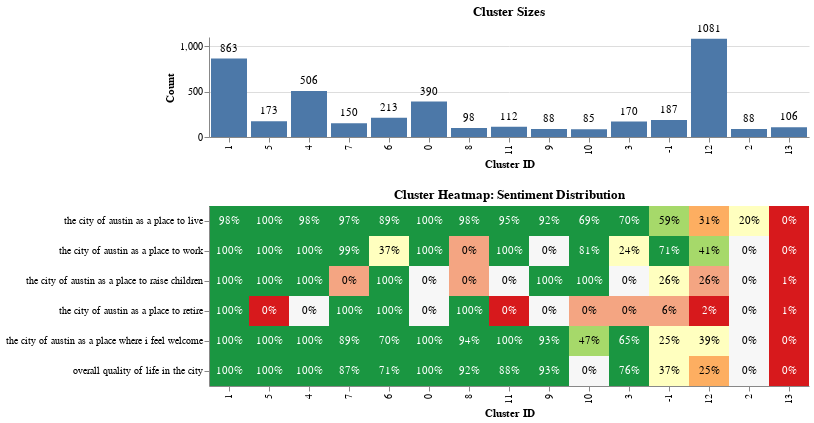

This figure's notebook cell:
### Code cell
cluster_heatmap_plot(dfq2, x="question_cluster_id", y = likert_columns_with_prefix)

### Figure 1 — Vega-Lite specification as saved in the notebook (floating-point values rounded to 4 significant figures)
{"config": {"view": {"continuousWidth": 300, "continuousHeight": 300, "strokeWidth": 0}, "axis": {"labelLimit": 350}}, "vconcat": [{"layer": [{"mark": {"type": "bar"}, "encoding": {"tooltip": [{"field": "question_cluster_id", "title": "Cluster ID", "type": "ordinal"}, {"field": "count", "title": "Count", "type": "quantitative"}], "x": {"field": "question_cluster_id", "sort": [1.0, 5.0, 4.0, 7.0, 6.0, 0.0, 8.0, 11.0, 9.0, 10.0, 3.0, -1.0, 12.0, 2.0, 13.0], "title": "Cluster ID", "type": "ordinal"}, "y": {"field": "count", "title": "Count", "type": "quantitative"}}, "title": "Cluster Sizes"}, {"mark": {"type": "text", "align": "center", "baseline": "bottom", "dy": -5}, "encoding": {"text": {"field": "count", "type": "quantitative"}, "tooltip": [{"field": "question_cluster_id", "title": "Cluster ID", "type": "ordinal"}, {"field": "count", "title": "Count", "type": "quantitative"}], "x": {"field": "question_cluster_id", "sort": [1.0, 5.0, 4.0, 7.0, 6.0, 0.0, 8.0, 11.0, 9.0, 10.0, 3.0, -1.0, 12.0, 2.0, 13.0], "title": "Cluster ID", "type": "ordinal"}, "y": {"field": "count", "title": "Count", "type": "quantitative"}}, "title": "Cluster Sizes"}], "data": {"name": "data-33ea65c33376a9705a47961cf37358df"}, "height": 100, "width": 600}, {"layer": [{"mark": {"type": "rect"}, "encoding": {"color": {"field": "background_color", "scale": null, "type": "nominal"}, "tooltip": [{"field": "question_cluster_id", "title": "Cluster ID", "type": "ordinal"}, {"field": "question", "title": "Question", "type": "ordinal"}, {"field": "percent_positive", "format": ".2%", "title": "% Positive", "type": "quantitative"}, {"field": "percent_negative", "format": ".2%", "title": "% Negative", "type": "quantitative"}, {"field": "percent_neutral", "format": ".2%", "title": "% Neutral", "type": "quantitative"}], "x": {"field": "question_cluster_id", "sort": [1.0, 5.0, 4.0, 7.0, 6.0, 0.0, 8.0, 11.0, 9.0, 10.0, 3.0, -1.0, 12.0, 2.0, 13.0], "title": "Cluster ID", "type": "ordinal"}, "y": {"field": "wrapped_question", "sort": [" the city of austin as a place to live", " the city of austin as a place to work", " the city of austin as a place to raise children", " the city of austin as a place to retire", " the city of austin as a place where i feel welcome", " overall quality of life in the city"], "title": null, "type": "ordinal"}}, "title": "Cluster Heatmap: Sentiment Distribution"}, {"mark": {"type": "text", "baseline": "middle"}, "encoding": {"color": {"field": "text_color", "scale": null, "type": "nominal"}, "text": {"field": "percent_positive", "format": ".0%", "type": "quantitative"}, "tooltip": [{"field": "question_cluster_id", "title": "Cluster ID", "type": "ordinal"}, {"field": "question", "title": "Question", "type": "ordinal"}, {"field": "percent_positive", "format": ".2%", "title": "% Positive", "type": "quantitative"}, {"field": "percent_negative", "format": ".2%", "title": "% Negative", "type": "quantitative"}, {"field": "percent_neutral", "format": ".2%", "title": "% Neutral", "type": "quantitative"}], "x": {"field": "question_cluster_id", "sort": [1.0, 5.0, 4.0, 7.0, 6.0, 0.0, 8.0, 11.0, 9.0, 10.0, 3.0, -1.0, 12.0, 2.0, 13.0], "title": "Cluster ID", "type": "ordinal"}, "y": {"field": "wrapped_question", "sort": [" the city of austin as a place to live", " the city of austin as a place to work", " the city of austin as a place to raise children", " the city of austin as a place to retire", " the city of austin as a place where i feel welcome", " overall quality of life in the city"], "title": null, "type": "ordinal"}}, "title": "Cluster Heatmap: Sentiment Distribution"}], "data": {"name": "data-ff48fb17da900f0212ae6219de25c4d0"}, "height": 180, "width": 600}], "$schema": "https://vega.github.io/schema/vega-lite/v5.20.1.json", "datasets": {"data-33ea65c33376a9705a47961cf37358df": [{"question_cluster_id": 1.0, "count": 863}, {"question_cluster_id": 5.0, "count": 173}, {"question_cluster_id": 4.0, "count": 506}, {"question_cluster_id": 7.0, "count": 150}, {"question_cluster_id": 6.0, "count": 213}, {"question_cluster_id": 0.0, "count": 390}, {"question_cluster_id": 8.0, "count": 98}, {"question_cluster_id": 11.0, "count": 112}, {"question_cluster_id": 9.0, "count": 88}, {"question_cluster_id": 10.0, "count": 85}, {"question_cluster_id": 3.0, "count": 170}, {"question_cluster_id": -1.0, "count": 187}, {"question_cluster_id": 12.0, "count": 1081}, {"question_cluster_id": 2.0, "count": 88}, {"question_cluster_id": 13.0, "count": 106}], "data-ff48fb17da900f0212ae6219de25c4d0": [{"question_cluster_id": -1.0, "question": " the city of austin as a place to live", "percent_positive": 0.5882, "percent_negative": 0.02674, "percent_neutral": 0.385, "wrapped_question": " the city of austin as a place to live", "background_color": "#a6d96a", "text_color": "black"}, {"question_cluster_id": 0.0, "question": " the city of austin as a place to live", "percent_positive": 1.0, "percent_negative": 0.0, "percent_neutral": 0.0, "wrapped_question": " the city of austin as a place to live", "background_color": "#1a9641", "text_color": "white"}, {"question_cluster_id": 1.0, "question": " the city of austin as a place to live", "percent_positive": 0.9826, "percent_negative": 0.002317, "percent_neutral": 0.01506, "wrapped_question": " the city of austin as a place to live", "background_color": "#1a9641", "text_color": "white"}, {"question_cluster_id": 2.0, "question": " the city of austin as a place to live", "percent_positive": 0.2045, "percent_negative": 0.0, "percent_neutral": 0.7955, "wrapped_question": " the city of austin as a place to live", "background_color": "#ffffbf", "text_color": "black"}, {"question_cluster_id": 3.0, "question": " the city of austin as a place to live", "percent_positive": 0.7, "percent_negative": 0.0, "percent_neutral": 0.3, "wrapped_question": " the city of austin as a place to live", "background_color": "#1a9641", "text_color": "white"}, {"question_cluster_id": 4.0, "question": " the city of austin as a place to live", "percent_positive": 0.9822, "percent_negative": 0.0, "percent_neutral": 0.01779, "wrapped_question": " the city of austin as a place to live", "background_color": "#1a9641", "text_color": "white"}, {"question_cluster_id": 5.0, "question": " the city of austin as a place to live", "percent_positive": 1.0, "percent_negative": 0.0, "percent_neutral": 0.0, "wrapped_question": " the city of austin as a place to live", "background_color": "#1a9641", "text_color": "white"}, {"question_cluster_id": 6.0, "question": " the city of austin as a place to live", "percent_positive": 0.892, "percent_negative": 0.00939, "percent_neutral": 0.09859, "wrapped_question": " the city of austin as a place to live", "background_color": "#1a9641", "text_color": "white"}, {"question_cluster_id": 7.0, "question": " the city of austin as a place to live", "percent_positive": 0.9667, "percent_negative": 0.0, "percent_neutral": 0.03333, "wrapped_question": " the city of austin as a place to live", "background_color": "#1a9641", "text_color": "white"}, {"question_cluster_id": 8.0, "question": " the city of austin as a place to live", "percent_positive": 0.9796, "percent_negative": 0.0, "percent_neutral": 0.02041, "wrapped_question": " the city of austin as a place to live", "background_color": "#1a9641", "text_color": "white"}, {"question_cluster_id": 9.0, "question": " the city of austin as a place to live", "percent_positive": 0.9205, "percent_negative": 0.0, "percent_neutral": 0.07955, "wrapped_question": " the city of austin as a place to live", "background_color": "#1a9641", "text_color": "white"}, {"question_cluster_id": 10.0, "question": " the city of austin as a place to live", "percent_positive": 0.6941, "percent_negative": 0.0, "percent_neutral": 0.3059, "wrapped_question": " the city of austin as a place to live", "background_color": "#1a9641", "text_color": "white"}, {"question_cluster_id": 11.0, "question": " the city of austin as a place to live", "percent_positive": 0.9464, "percent_negative": 0.0, "percent_neutral": 0.05357, "wrapped_question": " the city of austin as a place to live", "background_color": "#1a9641", "text_color": "white"}, {"question_cluster_id": 12.0, "question": " the city of austin as a place to live", "percent_positive": 0.3127, "percent_negative": 0.4533, "percent_neutral": 0.234, "wrapped_question": " the city of austin as a place to live", "background_color": "#fdae61", "text_color": "black"}, {"question_cluster_id": 13.0, "question": " the city of austin as a place to live", "percent_positive": 0.0, "percent_negative": 0.9623, "percent_neutral": 0.03774, "wrapped_question": " the city of austin as a place to live", "background_color": "#d7191c", "text_color": "white"}, {"question_cluster_id": -1.0, "question": " the city of austin as a place to work", "percent_positive": 0.7112, "percent_negative": 0.1016, "percent_neutral": 0.1872, "wrapped_question": " the city of austin as a place to work", "background_color": "#1a9641", "text_color": "white"}, {"question_cluster_id": 0.0, "question": " the city of austin as a place to work", "percent_positive": 1.0, "percent_negative": 0.0, "percent_neutral": 0.0, "wrapped_question": " the city of austin as a place to work", "background_color": "#1a9641", "text_color": "white"}, {"question_cluster_id": 1.0, "question": " the city of austin as a place to work", "percent_positive": 1.0, "percent_negative": 0.0, "percent_neutral": 0.0, "wrapped_question": " the city of austin as a place to work", "background_color": "#1a9641", "text_color": "white"}, {"question_cluster_id": 2.0, "question": " the city of austin as a place to work", "percent_positive": 0.0, "percent_negative": 0.0, "percent_neutral": 1.0, "wrapped_question": " the city of austin as a place to work", "background_color": "#f7f7f7", "text_color": "black"}, {"question_cluster_id": 3.0, "question": " the city of austin as a place to work", "percent_positive": 0.2353, "percent_negative": 0.0, "percent_neutral": 0.7647, "wrapped_question": " the city of austin as a place to work", "background_color": "#ffffbf", "text_color": "black"}, {"question_cluster_id": 4.0, "question": " the city of austin as a place to work", "percent_positive": 1.0, "percent_negative": 0.0, "percent_neutral": 0.0, "wrapped_question": " the city of austin as a place to work", "background_color": "#1a9641", "text_color": "white"}, {"question_cluster_id": 5.0, "question": " the city of austin as a place to work", "percent_positive": 1.0, "percent_negative": 0.0, "percent_neutral": 0.0, "wrapped_question": " the city of austin as a place to work", "background_color": "#1a9641", "text_color": "white"}, {"question_cluster_id": 6.0, "question": " the city of austin as a place to work", "percent_positive": 0.3662, "percent_negative": 0.05164, "percent_neutral": 0.5822, "wrapped_question": " the city of austin as a place to work", "background_color": "#ffffbf", "text_color": "black"}, {"question_cluster_id": 7.0, "question": " the city of austin as a place to work", "percent_positive": 0.9933, "percent_negative": 0.0, "percent_neutral": 0.006667, "wrapped_question": " the city of austin as a place to work", "background_color": "#1a9641", "text_color": "white"}, {"question_cluster_id": 8.0, "question": " the city of austin as a place to work", "percent_positive": 0.0, "percent_negative": 0.02041, "percent_neutral": 0.9796, "wrapped_question": " the city of austin as a place to work", "background_color": "#f4a582", "text_color": "black"}, {"question_cluster_id": 9.0, "question": " the city of austin as a place to work", "percent_positive": 0.0, "percent_negative": 0.0, "percent_neutral": 1.0, "wrapped_question": " the city of austin as a place to work", "background_color": "#f7f7f7", "text_color": "black"}, {"question_cluster_id": 10.0, "question": " the city of austin as a place to work", "percent_positive": 0.8118, "percent_negative": 0.01176, "percent_neutral": 0.1765, "wrapped_question": " the city of austin as a place to work", "background_color": "#1a9641", "text_color": "white"}, {"question_cluster_id": 11.0, "question": " the city of austin as a place to work", "percent_positive": 1.0, "percent_negative": 0.0, "percent_neutral": 0.0, "wrapped_question": " the city of austin as a place to work", "background_color": "#1a9641", "text_color": "white"}, {"question_cluster_id": 12.0, "question": " the city of austin as a place to work", "percent_positive": 0.4144, "percent_negative": 0.1721, "percent_neutral": 0.4135, "wrapped_question": " the city of austin as a place to work", "background_color": "#a6d96a", "text_color": "black"}, {"question_cluster_id": 13.0, "question": " the city of austin as a place to work", "percent_positive": 0.0, "percent_negative": 1.0, "percent_neutral": 0.0, "wrapped_question": " the city of austin as a place to work", "background_color": "#d7191c", "text_color": "white"}, {"question_cluster_id": -1.0, "question": " the city of austin as a place to raise children", "percent_positive": 0.262, "percent_negative": 0.0, "percent_neutral": 0.738, "wrapped_question": " the city of austin as a place to raise children", "background_color": "#ffffbf", "text_color": "black"}, {"question_cluster_id": 0.0, "question": " the city of austin as a place to raise children", "percent_positive": 0.0, "percent_negative": 0.0, "percent_neutral": 1.0, "wrapped_question": " the city of austin as a place to raise children", "background_color": "#f7f7f7", "text_color": "black"}, {"question_cluster_id": 1.0, "question": " the city of austin as a place to raise children", "percent_positive": 1.0, "percent_negative": 0.0, "percent_neutral": 0.0, "wrapped_question": " the city of austin as a place to raise children", "background_color": "#1a9641", "text_color": "white"}, {"question_cluster_id": 2.0, "question": " the city of austin as a place to raise children", "percent_positive": 0.0, "percent_negative": 0.0, "percent_neutral": 1.0, "wrapped_question": " the city of austin as a place to raise children", "background_color": "#f7f7f7", "text_color": "black"}, {"question_cluster_id": 3.0, "question": " the city of austin as a place to raise children", "percent_positive": 0.0, "percent_negative": 0.0, "percent_neutral": 1.0, "wrapped_question": " the city of austin as a place to raise children", "background_color": "#f7f7f7", "text_color": "black"}, {"question_cluster_id": 4.0, "question": " the city of austin as a place to raise children", "percent_positive": 1.0, "percent_negative": 0.0, "percent_neutral": 0.0, "wrapped_question": " the city of austin as a place to raise children", "background_color": "#1a9641", "text_color": "white"}, {"question_cluster_id": 5.0, "question": " the city of austin as a place to raise children", "percent_positive": 1.0, "percent_negative": 0.0, "percent_neutral": 0.0, "wrapped_question": " the city of austin as a place to raise children", "background_color": "#1a9641", "text_color": "white"}, {"question_cluster_id": 6.0, "question": " the city of austin as a place to raise children", "percent_positive": 1.0, "percent_negative": 0.0, "percent_neutral": 0.0, "wrapped_question": " the city of austin as a place to raise children", "background_color": "#1a9641", "text_color": "white"}, {"question_cluster_id": 7.0, "question": " the city of austin as a place to raise children", "percent_positive": 0.0, "percent_negative": 0.06667, "percent_neutral": 0.9333, "wrapped_question": " the city of austin as a place to raise children", "background_color": "#f4a582", "text_color": "black"}, {"question_cluster_id": 8.0, "question": " the city of austin as a place to raise children", "percent_positive": 0.0, "percent_negative": 0.02041, "percent_neutral": 0.9796, "wrapped_question": " the city of austin as a place to raise children", "background_color": "#f4a582", "text_color": "black"}, {"question_cluster_id": 9.0, "question": " the city of austin as a place to raise children", "percent_positive": 1.0, "percent_negative": 0.0, "percent_neutral": 0.0, "wrapped_question": " the city of austin as a place to raise children", "background_color": "#1a9641", "text_color": "white"}, {"question_cluster_id": 10.0, "question": " the city of austin as a place to raise children", "percent_positive": 1.0, "percent_negative": 0.0, "percent_neutral": 0.0, "wrapped_question": " the city of austin as a place to raise children", "background_color": "#1a9641", "text_color": "white"}, {"question_cluster_id": 11.0, "question": " the city of austin as a place to raise children", "percent_positive": 0.0, "percent_negative": 0.0, "percent_neutral": 1.0, "wrapped_question": " the city of austin as a place to raise children", "background_color": "#f7f7f7", "text_color": "black"}, {"question_cluster_id": 12.0, "question": " the city of austin as a place to raise children", "percent_positive": 0.259, "percent_negative": 0.3025, "percent_neutral": 0.4385, "wrapped_question": " the city of austin as a place to raise children", "background_color": "#f4a582", "text_color": "black"}, {"question_cluster_id": 13.0, "question": " the city of austin as a place to raise children", "percent_positive": 0.009434, "percent_negative": 0.8302, "percent_neutral": 0.1604, "wrapped_question": " the city of austin as a place to raise children", "background_color": "#d7191c", "text_color": "white"}, {"question_cluster_id": -1.0, "question": " the city of austin as a place to retire", "percent_positive": 0.06417, "percent_negative": 0.2995, "percent_neutral": 0.6364, "wrapped_question": " the city of austin as a place to retire", "background_color": "#f4a582", "text_color": "black"}, {"question_cluster_id": 0.0, "question": " the city of austin as a place to retire", "percent_positive": 0.0, "percent_negative": 0.0, "percent_neutral": 1.0, "wrapped_question": " the city of austin as a place to retire", "background_color": "#f7f7f7", "text_color": "black"}, {"question_cluster_id": 1.0, "question": " the city of austin as a place to retire", "percent_positive": 1.0, "percent_negative": 0.0, "percent_neutral": 0.0, "wrapped_question": " the city of austin as a place to retire", "background_color": "#1a9641", "text_color": "white"}, {"question_cluster_id": 2.0, "question": " the city of austin as a place to retire", "percent_positive": 0.0, "percent_negative": 0.0, "percent_neutral": 1.0, "wrapped_question": " the city of austin as a place to retire", "background_color": "#f7f7f7", "text_color": "black"}, {"question_cluster_id": 3.0, "question": " the city of austin as a place to retire", "percent_positive": 0.0, "percent_negative": 0.09412, "percent_neutral": 0.9059, "wrapped_question": " the city of austin as a place to retire", "background_color": "#f4a582", "text_color": "black"}, {"question_cluster_id": 4.0, "question": " the city of austin as a place to retire", "percent_positive": 0.0, "percent_negative": 0.0, "percent_neutral": 1.0, "wrapped_question": " the city of austin as a place to retire", "background_color": "#f7f7f7", "text_color": "black"}, {"question_cluster_id": 5.0, "question": " the city of austin as a place to retire", "percent_positive": 0.0, "percent_negative": 1.0, "percent_neutral": 0.0, "wrapped_question": " the city of austin as a place to retire", "background_color": "#d7191c", "text_color": "white"}, {"question_cluster_id": 6.0, "question": " the city of austin as a place to retire", "percent_positive": 1.0, "percent_negative": 0.0, "percent_neutral": 0.0, "wrapped_question": " the city of austin as a place to retire", "background_color": "#1a9641", "text_color": "white"}, {"question_cluster_id": 7.0, "question": " the city of austin as a place to retire", "percent_positive": 1.0, "percent_negative": 0.0, "percent_neutral": 0.0, "wrapped_question": " the city of austin as a place to retire", "background_color": "#1a9641", "text_color": "white"}, {"question_cluster_id": 8.0, "question": " the city of austin as a place to retire", "percent_positive": 1.0, "percent_negative": 0.0, "percent_neutral": 0.0, "wrapped_question": " the city of austin as a place to retire", "background_color": "#1a9641", "text_color": "white"}, {"question_cluster_id": 9.0, "question": " the city of austin as a place to retire", "percent_positive": 0.0, "percent_negative": 0.0, "percent_neutral": 1.0, "wrapped_question": " the city of austin as a place to retire", "background_color": "#f7f7f7", "text_color": "black"}, {"question_cluster_id": 10.0, "question": " the city of austin as a place to retire", "percent_positive": 0.0, "percent_negative": 0.3059, "percent_neutral": 0.6941, "wrapped_question": " the city of austin as a place to retire", "background_color": "#f4a582", "text_color": "black"}, {"question_cluster_id": 11.0, "question": " the city of austin as a place to retire", "percent_positive": 0.0, "percent_negative": 1.0, "percent_neutral": 0.0, "wrapped_question": " the city of austin as a place to retire", "background_color": "#d7191c", "text_color": "white"}, {"question_cluster_id": 12.0, "question": " the city of austin as a place to retire", "percent_positive": 0.02498, "percent_negative": 0.7465, "percent_neutral": 0.2285, "wrapped_question": " the city of austin as a place to retire", "background_color": "#d7191c", "text_color": "white"}, {"question_cluster_id": 13.0, "question": " the city of austin as a place to retire", "percent_positive": 0.009434, "percent_negative": 0.8962, "percent_neutral": 0.09434, "wrapped_question": " the city of austin as a place to retire", "background_color": "#d7191c", "text_color": "white"}, {"question_cluster_id": -1.0, "question": " the city of austin as a place where i feel welcome", "percent_positive": 0.2513, "percent_negative": 0.09091, "percent_neutral": 0.6578, "wrapped_question": " the city of austin as a place where i feel welcome", "background_color": "#ffffbf", "text_color": "black"}, {"question_cluster_id": 0.0, "question": " the city of austin as a place where i feel welcome", "percent_positive": 1.0, "percent_negative": 0.0, "percent_neutral": 0.0, "wrapped_question": " the city of austin as a place where i feel welcome", "background_color": "#1a9641", "text_color": "white"}, {"question_cluster_id": 1.0, "question": " the city of austin as a place where i feel welcome", "percent_positive": 1.0, "percent_negative": 0.0, "percent_neutral": 0.0, "wrapped_question": " the city of austin as a place where i feel welcome", "background_color": "#1a9641", "text_color": "white"}, {"question_cluster_id": 2.0, "question": " the city of austin as a place where i feel welcome", "percent_positive": 0.0, "percent_negative": 0.0, "percent_neutral": 1.0, "wrapped_question": " the city of austin as a place where i feel welcome", "background_color": "#f7f7f7", "text_color": "black"}, {"question_cluster_id": 3.0, "question": " the city of austin as a place where i feel welcome", "percent_positive": 0.6529, "percent_negative": 0.0, "percent_neutral": 0.3471, "wrapped_question": " the city of austin as a place where i feel welcome", "background_color": "#1a9641", "text_color": "white"}, {"question_cluster_id": 4.0, "question": " the city of austin as a place where i feel welcome", "percent_positive": 1.0, "percent_negative": 0.0, "percent_neutral": 0.0, "wrapped_question": " the city of austin as a place where i feel welcome", "background_color": "#1a9641", "text_color": "white"}, {"question_cluster_id": 5.0, "question": " the city of austin as a place where i feel welcome", "percent_positive": 1.0, "percent_negative": 0.0, "percent_neutral": 0.0, "wrapped_question": " the city of austin as a place where i feel welcome", "background_color": "#1a9641", "text_color": "white"}, {"question_cluster_id": 6.0, "question": " the city of austin as a place where i feel welcome", "percent_positive": 0.6995, "percent_negative": 0.02817, "percent_neutral": 0.2723, "wrapped_question": " the city of austin as a place where i feel welcome", "background_color": "#1a9641", "text_color": "white"}, {"question_cluster_id": 7.0, "question": " the city of austin as a place where i feel welcome", "percent_positive": 0.8933, "percent_negative": 0.0, "percent_neutral": 0.1067, "wrapped_question": " the city of austin as a place where i feel welcome", "background_color": "#1a9641", "text_color": "white"}, {"question_cluster_id": 8.0, "question": " the city of austin as a place where i feel welcome", "percent_positive": 0.9388, "percent_negative": 0.0, "percent_neutral": 0.06122, "wrapped_question": " the city of austin as a place where i feel welcome", "background_color": "#1a9641", "text_color": "white"}, {"question_cluster_id": 9.0, "question": " the city of austin as a place where i feel welcome", "percent_positive": 0.9318, "percent_negative": 0.0, "percent_neutral": 0.06818, "wrapped_question": " the city of austin as a place where i feel welcome", "background_color": "#1a9641", "text_color": "white"}, {"question_cluster_id": 10.0, "question": " the city of austin as a place where i feel welcome", "percent_positive": 0.4706, "percent_negative": 0.0, "percent_neutral": 0.5294, "wrapped_question": " the city of austin as a place where i feel welcome", "background_color": "#a6d96a", "text_color": "black"}, {"question_cluster_id": 11.0, "question": " the city of austin as a place where i feel welcome", "percent_positive": 1.0, "percent_negative": 0.0, "percent_neutral": 0.0, "wrapped_question": " the city of austin as a place where i feel welcome", "background_color": "#1a9641", "text_color": "white"}, {"question_cluster_id": 12.0, "question": " the city of austin as a place where i feel welcome", "percent_positive": 0.3913, "percent_negative": 0.2599, "percent_neutral": 0.3488, "wrapped_question": " the city of austin as a place where i feel welcome", "background_color": "#ffffbf", "text_color": "black"}, {"question_cluster_id": 13.0, "question": " the city of austin as a place where i feel welcome", "percent_positive": 0.0, "percent_negative": 1.0, "percent_neutral": 0.0, "wrapped_question": " the city of austin as a place where i feel welcome", "background_color": "#d7191c", "text_color": "white"}, {"question_cluster_id": -1.0, "question": " overall quality of life in the city", "percent_positive": 0.3743, "percent_negative": 0.04278, "percent_neutral": 0.5829, "wrapped_question": " overall quality of life in the city", "background_color": "#ffffbf", "text_color": "black"}, {"question_cluster_id": 0.0, "question": " overall quality of life in the city", "percent_positive": 1.0, "percent_negative": 0.0, "percent_neutral": 0.0, "wrapped_question": " overall quality of life in the city", "background_color": "#1a9641", "text_color": "white"}, {"question_cluster_id": 1.0, "question": " overall quality of life in the city", "percent_positive": 1.0, "percent_negative": 0.0, "percent_neutral": 0.0, "wrapped_question": " overall quality of life in the city", "background_color": "#1a9641", "text_color": "white"}, {"question_cluster_id": 2.0, "question": " overall quality of life in the city", "percent_positive": 0.0, "percent_negative": 0.0, "percent_neutral": 1.0, "wrapped_question": " overall quality of life in the city", "background_color": "#f7f7f7", "text_color": "black"}, {"question_cluster_id": 3.0, "question": " overall quality of life in the city", "percent_positive": 0.7588, "percent_negative": 0.0, "percent_neutral": 0.2412, "wrapped_question": " overall quality of life in the city", "background_color": "#1a9641", "text_color": "white"}, {"question_cluster_id": 4.0, "question": " overall quality of life in the city", "percent_positive": 1.0, "percent_negative": 0.0, "percent_neutral": 0.0, "wrapped_question": " overall quality of life in the city", "background_color": "#1a9641", "text_color": "white"}, {"question_cluster_id": 5.0, "question": " overall quality of life in the city", "percent_positive": 1.0, "percent_negative": 0.0, "percent_neutral": 0.0, "wrapped_question": " overall quality of life in the city", "background_color": "#1a9641", "text_color": "white"}, {"question_cluster_id": 6.0, "question": " overall quality of life in the city", "percent_positive": 0.7136, "percent_negative": 0.04695, "percent_neutral": 0.2394, "wrapped_question": " overall quality of life in the city", "background_color": "#1a9641", "text_color": "white"}, {"question_cluster_id": 7.0, "question": " overall quality of life in the city", "percent_positive": 0.8733, "percent_negative": 0.006667, "percent_neutral": 0.12, "wrapped_question": " overall quality of life in the city", "background_color": "#1a9641", "text_color": "white"}, {"question_cluster_id": 8.0, "question": " overall quality of life in the city", "percent_positive": 0.9184, "percent_negative": 0.02041, "percent_neutral": 0.06122, "wrapped_question": " overall quality of life in the city", "background_color": "#1a9641", "text_color": "white"}, {"question_cluster_id": 9.0, "question": " overall quality of life in the city", "percent_positive": 0.9318, "percent_negative": 0.0, "percent_neutral": 0.06818, "wrapped_question": " overall quality of life in the city", "background_color": "#1a9641", "text_color": "white"}, {"question_cluster_id": 10.0, "question": " overall quality of life in the city", "percent_positive": 0.0, "percent_negative": 0.0, "percent_neutral": 1.0, "wrapped_question": " overall quality of life in the city", "background_color": "#f7f7f7", "text_color": "black"}, {"question_cluster_id": 11.0, "question": " overall quality of life in the city", "percent_positive": 0.8839, "percent_negative": 0.0, "percent_neutral": 0.1161, "wrapped_question": " overall quality of life in the city", "background_color": "#1a9641", "text_color": "white"}, {"question_cluster_id": 12.0, "question": " overall quality of life in the city", "percent_positive": 0.2488, "percent_negative": 0.4255, "percent_neutral": 0.3256, "wrapped_question": " overall quality of life in the city", "background_color": "#fdae61", "text_color": "black"}, {"question_cluster_id": 13.0, "question": " overall quality of life in the city", "percent_positive": 0.0, "percent_negative": 0.9151, "percent_neutral": 0.08491, "wrapped_question": " overall quality of life in the city", "background_color": "#d7191c", "text_color": "white"}]}}
